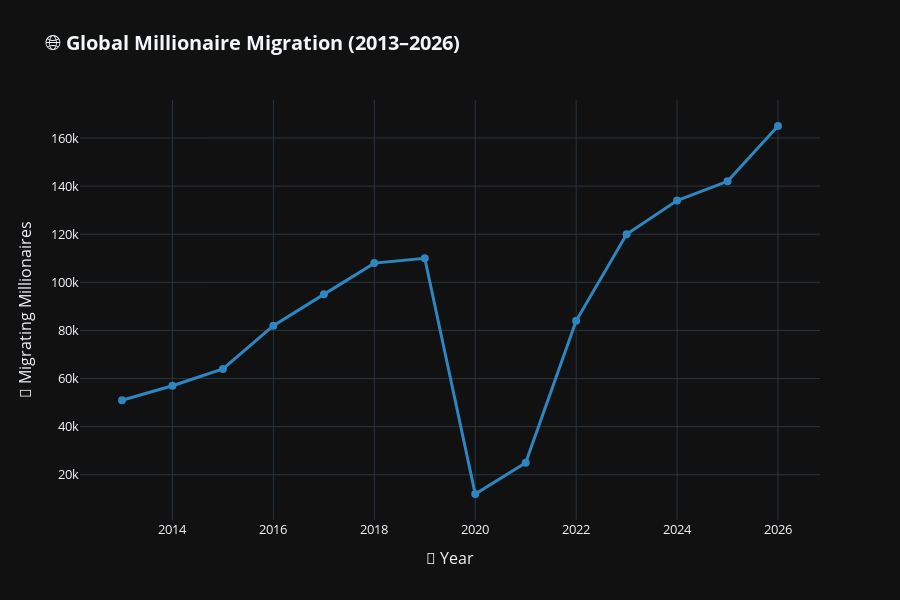
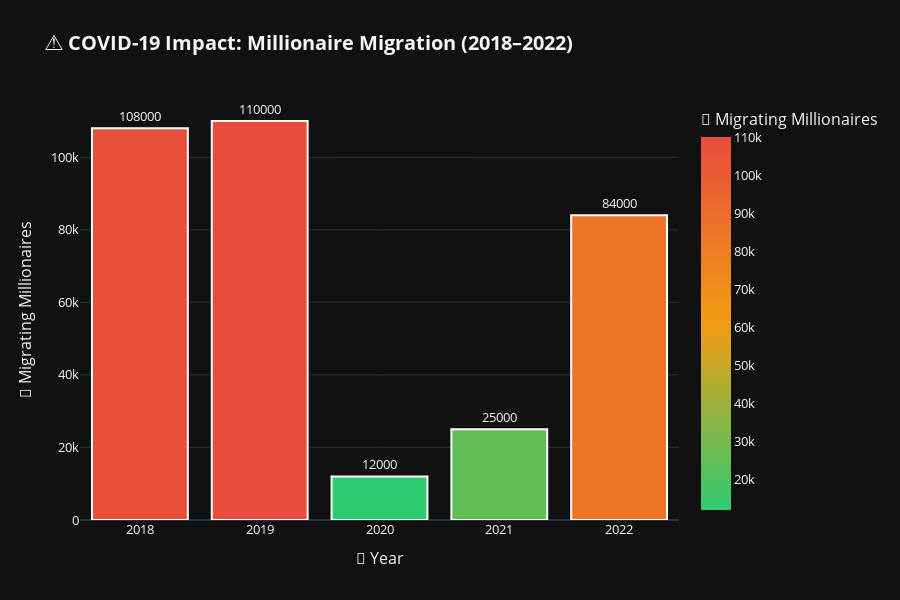

Write notebook code for charts like these, in order.
### Markdown cell above
## 📈 **Step 3: Global Millionaire Migration Trends**

Analyze historical trends in millionaire migration globally, including the COVID-19 impact (2020-2021).

### Code cell
# ========== GLOBAL MIGRATION TREND ==========
fig = px.line(
    df_year,
    x="year",
    y="migrating_millionaires",
    title="🌐 <b>Global Millionaire Migration (2013–2026)</b>",
    markers=True,
    template="plotly_dark",
    labels={
        "year": "📅 Year",
        "migrating_millionaires": "👥 Migrating Millionaires"
    }
)

fig.update_traces(line=dict(color="#2E86C1", width=3), marker=dict(size=8))
fig.update_layout(
    title_font_size=20,
    hovermode='x unified',
    height=600,
    font=dict(size=13)
)
fig.show()

# ========== COVID-19 IMPACT ANALYSIS ==========
df_year_covid = df_year[df_year["year"].between(2018, 2022)]

fig_covid = px.bar(
    df_year_covid,
    x="year",
    y="migrating_millionaires",
    title="⚠️ <b>COVID-19 Impact: Millionaire Migration (2018–2022)</b>",
    color="migrating_millionaires",
    color_continuous_scale=["#2ECC71", "#F39C12", "#E74C3C"],
    text="migrating_millionaires",
    template="plotly_dark",
    labels={
        "year": "📅 Year",
        "migrating_millionaires": "👥 Migrating Millionaires"
    }
)

fig_covid.update_traces(textposition="outside", marker=dict(line=dict(width=2, color="white")))
fig_covid.update_layout(
    title_font_size=20,
    height=600,
    font=dict(size=13)
)
fig_covid.show()

# ========== YEAR-OVER-YEAR ANALYSIS ==========
df_year['YoY_Change'] = df_year['migrating_millionaires'].diff()
df_year['YoY_Pct_Change'] = df_year['migrating_millionaires'].pct_change() * 100

print("\n" + "="*80)
print("📊 YEAR-OVER-YEAR CHANGE ANALYSIS")
print("="*80)
print(df_year[['year', 'migrating_millionaires', 'YoY_Change', 'YoY_Pct_Change']].to_string())

### Figure 1 — Plotly figure (JSON) as saved in the notebook; plotly's stock layout.template omitted (floating-point values rounded to 4 significant figures)
{"data": [{"hovertemplate": "📅 Year=%{x}<br>👥 Migrating Millionaires=%{y}<extra></extra>", "legendgroup": "", "line": {"color": "#2E86C1", "dash": "solid", "width": 3}, "marker": {"size": 8, "symbol": "circle"}, "mode": "lines+markers", "name": "", "orientation": "v", "showlegend": false, "type": "scatter", "x": [2013, 2014, 2015, 2016, 2017, 2018, 2019, 2020, 2021, 2022, 2023, 2024, 2025, 2026], "xaxis": "x", "y": [51000, 57000, 64000, 82000, 95000, 108000, 110000, 12000, 25000, 84000, 120000, 134000, 142000, 165000], "yaxis": "y"}], "layout": {"font": {"size": 13}, "height": 600, "hovermode": "x unified", "legend": {"tracegroupgap": 0}, "title": {"font": {"size": 20}, "text": "🌐 <b>Global Millionaire Migration (2013–2026)</b>"}, "xaxis": {"anchor": "y", "domain": [0, 1], "title": {"text": "📅 Year"}}, "yaxis": {"anchor": "x", "domain": [0, 1], "title": {"text": "👥 Migrating Millionaires"}}}}

### Figure 2 — Plotly figure (JSON) as saved in the notebook; plotly's stock layout.template omitted (floating-point values rounded to 4 significant figures)
{"data": [{"hovertemplate": "📅 Year=%{x}<br>👥 Migrating Millionaires=%{marker.color}<extra></extra>", "legendgroup": "", "marker": {"color": [108000, 110000, 12000, 25000, 84000], "coloraxis": "coloraxis", "line": {"color": "white", "width": 2}, "pattern": {"shape": ""}}, "name": "", "orientation": "v", "showlegend": false, "text": [108000.0, 110000.0, 12000.0, 25000.0, 84000.0], "textposition": "outside", "type": "bar", "x": [2018, 2019, 2020, 2021, 2022], "xaxis": "x", "y": [108000, 110000, 12000, 25000, 84000], "yaxis": "y"}], "layout": {"barmode": "relative", "coloraxis": {"colorbar": {"title": {"text": "👥 Migrating Millionaires"}}, "colorscale": [[0, "#2ECC71"], [0.5, "#F39C12"], [1, "#E74C3C"]]}, "font": {"size": 13}, "height": 600, "legend": {"tracegroupgap": 0}, "title": {"font": {"size": 20}, "text": "⚠️ <b>COVID-19 Impact: Millionaire Migration (2018–2022)</b>"}, "xaxis": {"anchor": "y", "domain": [0, 1], "title": {"text": "📅 Year"}}, "yaxis": {"anchor": "x", "domain": [0, 1], "title": {"text": "👥 Migrating Millionaires"}}}}
